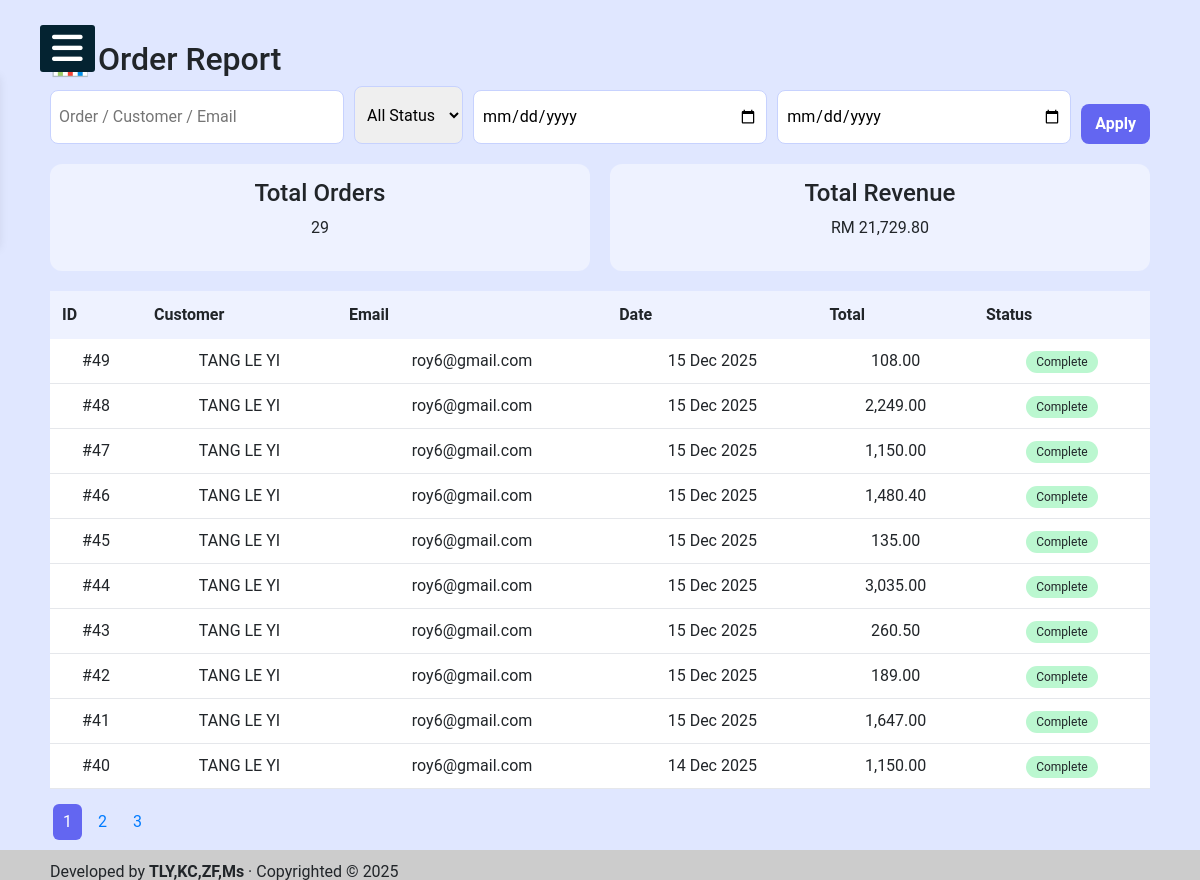
Screenshot of /admin/report.php (signed in) with the database file from the repository.
### tables this page shows
CREATE TABLE `orders` (
  `orderID` int(11) NOT NULL,
  `userID` int(11) NOT NULL,
  `orderDate` datetime NOT NULL,
  `totalAmount` decimal(10,2) NOT NULL,
  `status` varchar(50) DEFAULT 'Pending'
);

CREATE TABLE `user` (
  `userID` int(10) NOT NULL,
  `fname` varchar(100) NOT NULL,
  `lname` varchar(100) NOT NULL,
  `email` varchar(100) NOT NULL,
  `phoneNo` varchar(50) NOT NULL,
  `userPhoto` varchar(100) NOT NULL,
  `password` varchar(255) NOT NULL,
  `reset_code` varchar(6) DEFAULT NULL,
  `reset_expiry` datetime DEFAULT NULL
);

### admin/report.php (the view, shortened to what this page needs)
<?php
require '../_base.php';
include 'admin_head.php';
$search = $_GET['search'] ?? '';
$status = $_GET['status'] ?? '';
$from   = $_GET['from'] ?? '';
$to     = $_GET['to'] ?? '';
$page   = max(1, intval($_GET['page'] ?? 1));
$limit  = 10;
$offset = ($page - 1) * $limit;
$where  = [];
$params = [];
$whereSQL = $where ? 'WHERE ' . implode(' AND ', $where) : '';
$summarySQL = "
SELECT COUNT(*) totalOrders,
       SUM(totalAmount) totalRevenue
FROM orders o
JOIN user u ON o.userID = u.userID
$whereSQL
";
$stmt = $_db->prepare($summarySQL);
$stmt->execute($params);
$summary = $stmt->fetch(PDO::FETCH_OBJ);
$countSQL = "
SELECT COUNT(*)
FROM orders o
JOIN user u ON o.userID = u.userID
$whereSQL
";
$stmt = $_db->prepare($countSQL);
$stmt->execute($params);
$totalRows  = $stmt->fetchColumn();
$totalPages = ceil($totalRows / $limit);
$sql = "
SELECT o.orderID, o.orderDate, o.totalAmount, o.status,
       u.fname, u.lname, u.email
FROM orders o
JOIN user u ON o.userID = u.userID
$whereSQL
ORDER BY o.orderDate DESC
LIMIT $limit OFFSET $offset
";
$stmt = $_db->prepare($sql);
$stmt->execute($params);
$orders = $stmt->fetchAll(PDO::FETCH_OBJ);
?>
<section class="page-wrap">
<h2>📊 Order Report</h2>
<form class="filter-box" method="get">
    <input type="text" name="search" placeholder="Order / Customer / Email" value="<?= htmlspecialchars($search) ?>">
    <select name="status">
        <option value="">All Status</option>
    </select>
    <input type="date" name="from" value="<?= $from ?>">
    <input type="date" name="to" value="<?= $to ?>">
    <button>Apply</button>
</form>
<div class="summary">
    <div>
        <h4>Total Orders</h4>
        <p><?= $summary->totalOrders ?? 0 ?></p>
    </div>
    <div>
        <h4>Total Revenue</h4>
        <p>RM <?= number_format($summary->totalRevenue ?? 0, 2) ?></p>
    </div>
</div>
<table class="order-table">
<thead>
<tr>
    <th>ID</th>
    <th>Customer</th>
    <th>Email</th>
    <th>Date</th>
    <th>Total</th>
    <th>Status</th>
</tr>
</thead>
<tbody>
<?php foreach ($orders as $o): ?>
<tr>
    <td>#<?= $o->orderID ?></td>
    <td><?= $o->fname ?> <?= $o->lname ?></td>
    <td><?= $o->email ?></td>
    <td><?= date('d M Y', strtotime($o->orderDate)) ?></td>
    <td><?= number_format($o->totalAmount,2) ?></td>
    <td><span class="status <?= strtolower($o->status) ?>"><?= $o->status ?></span></td>
</tr>
<?php endforeach ?>
</tbody>
</table>
<div class="pagination">
<?php for ($i=1;$i<=$totalPages;$i++): ?>
<a class="<?= $i==$page?'active':'' ?>"
   href="?page=<?= $i ?>&search=<?= urlencode($search) ?>&status=<?= $status ?>&from=<?= $from ?>&to=<?= $to ?>">
   <?= $i ?>
</a>
<?php endfor ?>
</div>
</section>
<?php include '../_foot.php'; ?>

### css/admin.css (style rules this page uses)
body { font-family: 'Roboto', sans-serif; background: linear-gradient(#e0e7ff, #e0e7ff); }
* { margin: 0; padding: 0; list-style: none; text-decoration: none; }
button { padding: 12px 23px; border: none; background: #693b9f; color: #fff; border-radius: 6px; cursor: pointer; font-weight: 600; transition: 0.2s; }
input { width: 100%; padding: 8px; margin-top: 4px; border-radius: 4px; border: 1px solid #ccc; }
button { margin-top: 18px; padding: 12px; background: #7b2ff7; color: #fff; border: none; border-radius: 5px; cursor: pointer; }

### admin/report.php (style rules this page uses)
.page-wrap { max-width:1100px;margin:40px auto }
.filter-box { display:flex;gap:10px;margin-bottom:20px }
.filter-box input,.filter-box select { padding:8px;border-radius:8px;border:1px solid #c7d2fe }
.filter-box button { background:#6366f1;color:#fff;border:none;padding:8px 14px;border-radius:8px }
.summary { display:flex;gap:20px;margin-bottom:20px }
.summary div { flex:1;background:#eef2ff;padding:15px;border-radius:12px;text-align:center }
.order-table { width:100%;border-collapse:collapse;background:#fff }
.order-table th { background:#eef2ff;padding:12px }
.order-table td { padding:10px;border-bottom:1px solid #e5e7eb;text-align:center }
.status { padding:4px 10px;border-radius:12px;font-size:12px }
.status.complete { background:#bbf7d0 }
.pagination { text-align:center;margin-top:15px }
.pagination a { padding:6px 10px;background:#e0e7ff;border-radius:6px;margin:0 3px;text-decoration:none }
.pagination a.active { background:#6366f1;color:white }

### rows the page displays
orders: orderID "49", userID.fname "TANG", userID.lname "LE YI", userID.email "roy6@gmail.com", orderDate "15 Dec 2025", totalAmount "108.00", status "Complete"
orders: orderID "48", userID.fname "TANG", userID.lname "LE YI", userID.email "roy6@gmail.com", orderDate "15 Dec 2025", totalAmount "2,249.00", status "Complete"
orders: orderID "47", userID.fname "TANG", userID.lname "LE YI", userID.email "roy6@gmail.com", orderDate "15 Dec 2025", totalAmount "1,150.00", status "Complete"
orders: orderID "46", userID.fname "TANG", userID.lname "LE YI", userID.email "roy6@gmail.com", orderDate "15 Dec 2025", totalAmount "1,480.40", status "Complete"
orders: orderID "45", userID.fname "TANG", userID.lname "LE YI", userID.email "roy6@gmail.com", orderDate "15 Dec 2025", totalAmount "135.00", status "Complete"
orders: orderID "44", userID.fname "TANG", userID.lname "LE YI", userID.email "roy6@gmail.com", orderDate "15 Dec 2025", totalAmount "3,035.00", status "Complete"
orders: orderID "43", userID.fname "TANG", userID.lname "LE YI", userID.email "roy6@gmail.com", orderDate "15 Dec 2025", totalAmount "260.50", status "Complete"
orders: orderID "42", userID.fname "TANG", userID.lname "LE YI", userID.email "roy6@gmail.com", orderDate "15 Dec 2025", totalAmount "189.00", status "Complete"
orders: orderID "41", userID.fname "TANG", userID.lname "LE YI", userID.email "roy6@gmail.com", orderDate "15 Dec 2025", totalAmount "1,647.00", status "Complete"
orders: orderID "40", userID.fname "TANG", userID.lname "LE YI", userID.email "roy6@gmail.com", orderDate "14 Dec 2025", totalAmount "1,150.00", status "Complete"

### other values shown
$summary->totalOrders "29"
$summary->totalRevenue "21,729.80"
